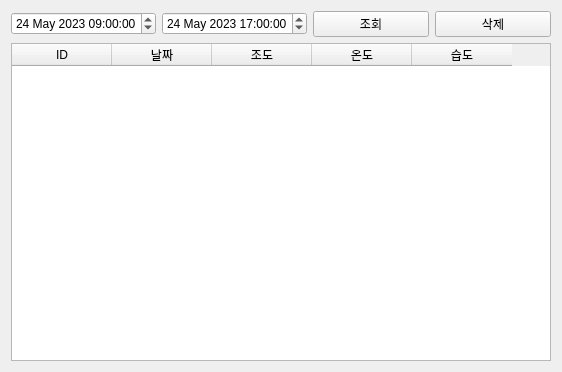
<?xml version="1.0" encoding="UTF-8"?>
<ui version="4.0">
 <class>Tab6Database</class>
 <widget class="QWidget" name="Tab6Database">
  <property name="geometry">
   <rect>
    <x>0</x>
    <y>0</y>
    <width>562</width>
    <height>372</height>
   </rect>
  </property>
  <property name="windowTitle">
   <string>Form</string>
  </property>
  <layout class="QVBoxLayout" name="verticalLayout">
   <item>
    <layout class="QHBoxLayout" name="horizontalLayout">
     <item>
      <widget class="QDateTimeEdit" name="pDateTimeEditFrom">
       <property name="dateTime">
        <datetime>
         <hour>9</hour>
         <minute>0</minute>
         <second>0</second>
         <year>2023</year>
         <month>5</month>
         <day>24</day>
        </datetime>
       </property>
       <property name="date">
        <date>
         <year>2023</year>
         <month>5</month>
         <day>24</day>
        </date>
       </property>
       <property name="time">
        <time>
         <hour>9</hour>
         <minute>0</minute>
         <second>0</second>
        </time>
       </property>
      </widget>
     </item>
     <item>
      <widget class="QDateTimeEdit" name="pDateTimeEditTo">
       <property name="dateTime">
        <datetime>
         <hour>17</hour>
         <minute>0</minute>
         <second>0</second>
         <year>2023</year>
         <month>5</month>
         <day>24</day>
        </datetime>
       </property>
       <property name="date">
        <date>
         <year>2023</year>
         <month>5</month>
         <day>24</day>
        </date>
       </property>
       <property name="time">
        <time>
         <hour>17</hour>
         <minute>0</minute>
         <second>0</second>
        </time>
       </property>
      </widget>
     </item>
     <item>
      <widget class="QPushButton" name="pPBSearchButton">
       <property name="text">
        <string>조회</string>
       </property>
      </widget>
     </item>
     <item>
      <widget class="QPushButton" name="pPBDeleteButton">
       <property name="text">
        <string>삭제</string>
       </property>
      </widget>
     </item>
    </layout>
   </item>
   <item>
    <layout class="QHBoxLayout" name="horizontalLayout_2">
     <item>
      <widget class="QTableWidget" name="pTableWidget">
       <attribute name="horizontalHeaderDefaultSectionSize">
        <number>100</number>
       </attribute>
       <column>
        <property name="text">
         <string>ID</string>
        </property>
       </column>
       <column>
        <property name="text">
         <string>날짜</string>
        </property>
       </column>
       <column>
        <property name="text">
         <string>조도</string>
        </property>
       </column>
       <column>
        <property name="text">
         <string>온도</string>
        </property>
       </column>
       <column>
        <property name="text">
         <string>습도</string>
        </property>
       </column>
      </widget>
     </item>
    </layout>
   </item>
  </layout>
 </widget>
 <resources/>
 <connections/>
</ui>
